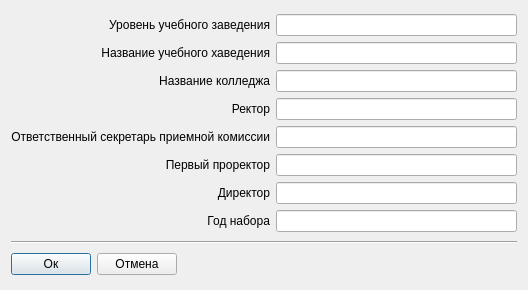
<?xml version="1.0" encoding="UTF-8"?>
<ui version="4.0">
 <class>mEstablishmentEditDialog</class>
 <widget class="QDialog" name="mEstablishmentEditDialog">
  <property name="geometry">
   <rect>
    <x>0</x>
    <y>0</y>
    <width>528</width>
    <height>290</height>
   </rect>
  </property>
  <property name="windowTitle">
   <string>Dialog</string>
  </property>
  <layout class="QVBoxLayout" name="verticalLayout" stretch="1,0,0">
   <item>
    <layout class="QGridLayout" name="gridLayout">
     <item row="4" column="0">
      <widget class="QLabel" name="label_5">
       <property name="text">
        <string>Ответственный секретарь приемной комиссии</string>
       </property>
       <property name="alignment">
        <set>Qt::AlignRight|Qt::AlignTrailing|Qt::AlignVCenter</set>
       </property>
      </widget>
     </item>
     <item row="0" column="0">
      <widget class="QLabel" name="label">
       <property name="text">
        <string>Уровень учебного заведения</string>
       </property>
       <property name="alignment">
        <set>Qt::AlignRight|Qt::AlignTrailing|Qt::AlignVCenter</set>
       </property>
      </widget>
     </item>
     <item row="2" column="0">
      <widget class="QLabel" name="label_3">
       <property name="text">
        <string>Название колледжа</string>
       </property>
       <property name="alignment">
        <set>Qt::AlignRight|Qt::AlignTrailing|Qt::AlignVCenter</set>
       </property>
      </widget>
     </item>
     <item row="1" column="1">
      <widget class="QLineEdit" name="estNameLineEdit">
       <property name="sizePolicy">
        <sizepolicy hsizetype="Fixed" vsizetype="Fixed">
         <horstretch>0</horstretch>
         <verstretch>0</verstretch>
        </sizepolicy>
       </property>
       <property name="maximumSize">
        <size>
         <width>256</width>
         <height>16777215</height>
        </size>
       </property>
      </widget>
     </item>
     <item row="1" column="0">
      <widget class="QLabel" name="label_2">
       <property name="text">
        <string>Название учебного хаведения</string>
       </property>
       <property name="alignment">
        <set>Qt::AlignRight|Qt::AlignTrailing|Qt::AlignVCenter</set>
       </property>
      </widget>
     </item>
     <item row="0" column="1">
      <widget class="QLineEdit" name="estLvlLineEdit">
       <property name="sizePolicy">
        <sizepolicy hsizetype="Fixed" vsizetype="Fixed">
         <horstretch>0</horstretch>
         <verstretch>0</verstretch>
        </sizepolicy>
       </property>
       <property name="maximumSize">
        <size>
         <width>256</width>
         <height>16777215</height>
        </size>
       </property>
      </widget>
     </item>
     <item row="3" column="0">
      <widget class="QLabel" name="label_4">
       <property name="text">
        <string>Ректор</string>
       </property>
       <property name="alignment">
        <set>Qt::AlignRight|Qt::AlignTrailing|Qt::AlignVCenter</set>
       </property>
      </widget>
     </item>
     <item row="3" column="1">
      <widget class="QLineEdit" name="rectorLineEdit">
       <property name="sizePolicy">
        <sizepolicy hsizetype="Fixed" vsizetype="Fixed">
         <horstretch>0</horstretch>
         <verstretch>0</verstretch>
        </sizepolicy>
       </property>
       <property name="maximumSize">
        <size>
         <width>256</width>
         <height>16777215</height>
        </size>
       </property>
      </widget>
     </item>
     <item row="5" column="0">
      <widget class="QLabel" name="label_6">
       <property name="text">
        <string>Первый проректор</string>
       </property>
       <property name="alignment">
        <set>Qt::AlignRight|Qt::AlignTrailing|Qt::AlignVCenter</set>
       </property>
      </widget>
     </item>
     <item row="6" column="0">
      <widget class="QLabel" name="label_7">
       <property name="text">
        <string>Директор</string>
       </property>
       <property name="alignment">
        <set>Qt::AlignRight|Qt::AlignTrailing|Qt::AlignVCenter</set>
       </property>
      </widget>
     </item>
     <item row="2" column="1">
      <widget class="QLineEdit" name="collegeNameLineEdit">
       <property name="sizePolicy">
        <sizepolicy hsizetype="Fixed" vsizetype="Fixed">
         <horstretch>0</horstretch>
         <verstretch>0</verstretch>
        </sizepolicy>
       </property>
       <property name="maximumSize">
        <size>
         <width>256</width>
         <height>16777215</height>
        </size>
       </property>
      </widget>
     </item>
     <item row="7" column="0">
      <widget class="QLabel" name="label_8">
       <property name="text">
        <string>Год набора</string>
       </property>
       <property name="alignment">
        <set>Qt::AlignRight|Qt::AlignTrailing|Qt::AlignVCenter</set>
       </property>
      </widget>
     </item>
     <item row="4" column="1">
      <widget class="QLineEdit" name="priemSecrLineEdit">
       <property name="sizePolicy">
        <sizepolicy hsizetype="Fixed" vsizetype="Fixed">
         <horstretch>0</horstretch>
         <verstretch>0</verstretch>
        </sizepolicy>
       </property>
       <property name="maximumSize">
        <size>
         <width>256</width>
         <height>16777215</height>
        </size>
       </property>
      </widget>
     </item>
     <item row="5" column="1">
      <widget class="QLineEdit" name="firstRecLineEdit">
       <property name="sizePolicy">
        <sizepolicy hsizetype="Fixed" vsizetype="Fixed">
         <horstretch>0</horstretch>
         <verstretch>0</verstretch>
        </sizepolicy>
       </property>
       <property name="maximumSize">
        <size>
         <width>256</width>
         <height>16777215</height>
        </size>
       </property>
      </widget>
     </item>
     <item row="6" column="1">
      <widget class="QLineEdit" name="principalaLineEdit">
       <property name="sizePolicy">
        <sizepolicy hsizetype="Fixed" vsizetype="Fixed">
         <horstretch>0</horstretch>
         <verstretch>0</verstretch>
        </sizepolicy>
       </property>
       <property name="maximumSize">
        <size>
         <width>256</width>
         <height>16777215</height>
        </size>
       </property>
      </widget>
     </item>
     <item row="7" column="1">
      <widget class="QLineEdit" name="yearLineEdit">
       <property name="sizePolicy">
        <sizepolicy hsizetype="Fixed" vsizetype="Fixed">
         <horstretch>0</horstretch>
         <verstretch>0</verstretch>
        </sizepolicy>
       </property>
       <property name="maximumSize">
        <size>
         <width>256</width>
         <height>16777215</height>
        </size>
       </property>
      </widget>
     </item>
    </layout>
   </item>
   <item>
    <widget class="Line" name="line">
     <property name="orientation">
      <enum>Qt::Horizontal</enum>
     </property>
    </widget>
   </item>
   <item>
    <layout class="QHBoxLayout" name="horizontalLayout">
     <item>
      <widget class="QPushButton" name="okPushButton">
       <property name="text">
        <string>Ок</string>
       </property>
      </widget>
     </item>
     <item>
      <widget class="QPushButton" name="cancelPushButton">
       <property name="text">
        <string>Отмена</string>
       </property>
      </widget>
     </item>
     <item>
      <spacer name="horizontalSpacer">
       <property name="orientation">
        <enum>Qt::Horizontal</enum>
       </property>
       <property name="sizeHint" stdset="0">
        <size>
         <width>40</width>
         <height>20</height>
        </size>
       </property>
      </spacer>
     </item>
    </layout>
   </item>
  </layout>
 </widget>
 <resources/>
 <connections/>
</ui>
